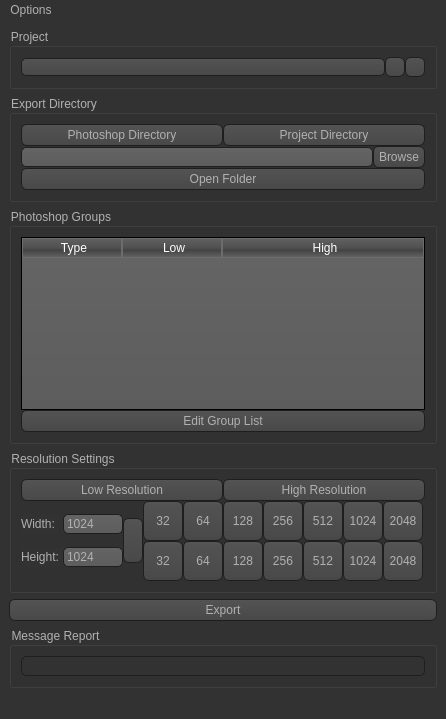
<?xml version="1.0" encoding="UTF-8"?>
<ui version="4.0">
 <class>psge_window</class>
 <widget class="QMainWindow" name="psge_window">
  <property name="geometry">
   <rect>
    <x>0</x>
    <y>0</y>
    <width>446</width>
    <height>719</height>
   </rect>
  </property>
  <property name="windowTitle">
   <string/>
  </property>
  <property name="styleSheet">
   <string notr="true">QToolTip
{
     border: 1px solid black;
     background-color: #ffa02f;
     padding: 1px;
     border-radius: 3px;
     opacity: 100;
}

QWidget
{
    color: #b1b1b1;
    background-color: #323232;
}

QWidget:item:hover
{
    background-color: QLinearGradient( x1: 0, y1: 0, x2: 0, y2: 1, stop: 0 #ffa02f, stop: 1 #ca0619);
    color: #000000;
}

QWidget:item:selected
{
    background-color: QLinearGradient( x1: 0, y1: 0, x2: 0, y2: 1, stop: 0 #ffa02f, stop: 1 #d7801a);
}

QMenuBar::item
{
    background: transparent;
}

QMenuBar::item:selected
{
    background: transparent;
    border: 1px solid #ffaa00;
}

QMenuBar::item:pressed
{
    background: #444;
    border: 1px solid #000;
    background-color: QLinearGradient(
        x1:0, y1:0,
        x2:0, y2:1,
        stop:1 #212121,
        stop:0.4 #343434/*,
        stop:0.2 #343434,
        stop:0.1 #ffaa00*/
    );
    margin-bottom:-1px;
    padding-bottom:1px;
}

QMenu
{
    border: 1px solid #000;
}

QMenu::item
{
    padding: 2px 20px 2px 20px;
}

QMenu::item:selected
{
    color: #000000;
}

QWidget:disabled
{
    color: #404040;
    background-color: #323232;
}

QAbstractItemView
{
    background-color: QLinearGradient( x1: 0, y1: 0, x2: 0, y2: 1, stop: 0 #4d4d4d, stop: 0.1 #646464, stop: 1 #5d5d5d);
}

QWidget:focus
{
    /*border: 2px solid QLinearGradient( x1: 0, y1: 0, x2: 0, y2: 1, stop: 0 #ffa02f, stop: 1 #d7801a);*/
}

QLineEdit
{
    background-color: QLinearGradient( x1: 0, y1: 0, x2: 0, y2: 1, stop: 0 #4d4d4d, stop: 0 #646464, stop: 1 #5d5d5d);
    padding: 1px;
    border-style: solid;
    border: 1px solid #1e1e1e;
    border-radius: 5;
}

QPushButton
{
    color: #b1b1b1;
    background-color: QLinearGradient( x1: 0, y1: 0, x2: 0, y2: 1, stop: 0 #565656, stop: 0.1 #525252, stop: 0.5 #4e4e4e, stop: 0.9 #4a4a4a, stop: 1 #464646);
    border-width: 1px;
    border-color: #1e1e1e;
    border-style: solid;
    border-radius: 6;
    padding: 3px;
    font-size: 12px;
    padding-left: 5px;
    padding-right: 5px;
}

QPushButton:pressed
{
    background-color: QLinearGradient( x1: 0, y1: 0, x2: 0, y2: 1, stop: 0 #2d2d2d, stop: 0.1 #2b2b2b, stop: 0.5 #292929, stop: 0.9 #282828, stop: 1 #252525);
}

QComboBox
{
    selection-background-color: #ffaa00;
    background-color: QLinearGradient( x1: 0, y1: 0, x2: 0, y2: 1, stop: 0 #565656, stop: 0.1 #525252, stop: 0.5 #4e4e4e, stop: 0.9 #4a4a4a, stop: 1 #464646);
    border-style: solid;
    border: 1px solid #1e1e1e;
    border-radius: 5;
}

QComboBox:hover,QPushButton:hover
{
    border: 2px solid QLinearGradient( x1: 0, y1: 0, x2: 0, y2: 1, stop: 0 #ffa02f, stop: 1 #d7801a);
}


QComboBox:on
{
    padding-top: 3px;
    padding-left: 4px;
    background-color: QLinearGradient( x1: 0, y1: 0, x2: 0, y2: 1, stop: 0 #2d2d2d, stop: 0.1 #2b2b2b, stop: 0.5 #292929, stop: 0.9 #282828, stop: 1 #252525);
    selection-background-color: #ffaa00;
}

QComboBox QAbstractItemView
{
    border: 2px solid darkgray;
    selection-background-color: QLinearGradient( x1: 0, y1: 0, x2: 0, y2: 1, stop: 0 #ffa02f, stop: 1 #d7801a);
}

QComboBox::drop-down
{
     subcontrol-origin: padding;
     subcontrol-position: top right;
     width: 15px;

     border-left-width: 0px;
     border-left-color: darkgray;
     border-left-style: solid; /* just a single line */
     border-top-right-radius: 3px; /* same radius as the QComboBox */
     border-bottom-right-radius: 3px;
 }

QComboBox::down-arrow
{
     image: url(:/down_arrow.png);
}

QGroupBox:focus
{
border: 2px solid QLinearGradient( x1: 0, y1: 0, x2: 0, y2: 1, stop: 0 #ffa02f, stop: 1 #d7801a);
}

QTextEdit:focus
{
    border: 2px solid QLinearGradient( x1: 0, y1: 0, x2: 0, y2: 1, stop: 0 #ffa02f, stop: 1 #d7801a);
}

QScrollBar:horizontal {
     border: 1px solid #222222;
     background: QLinearGradient( x1: 0, y1: 0, x2: 0, y2: 1, stop: 0.0 #121212, stop: 0.2 #282828, stop: 1 #484848);
     height: 7px;
     margin: 0px 16px 0 16px;
}

QScrollBar::handle:horizontal
{
      background: QLinearGradient( x1: 0, y1: 0, x2: 1, y2: 0, stop: 0 #ffa02f, stop: 0.5 #d7801a, stop: 1 #ffa02f);
      min-height: 20px;
      border-radius: 2px;
}

QScrollBar::add-line:horizontal {
      border: 1px solid #1b1b19;
      border-radius: 2px;
      background: QLinearGradient( x1: 0, y1: 0, x2: 1, y2: 0, stop: 0 #ffa02f, stop: 1 #d7801a);
      width: 14px;
      subcontrol-position: right;
      subcontrol-origin: margin;
}

QScrollBar::sub-line:horizontal {
      border: 1px solid #1b1b19;
      border-radius: 2px;
      background: QLinearGradient( x1: 0, y1: 0, x2: 1, y2: 0, stop: 0 #ffa02f, stop: 1 #d7801a);
      width: 14px;
     subcontrol-position: left;
     subcontrol-origin: margin;
}

QScrollBar::right-arrow:horizontal, QScrollBar::left-arrow:horizontal
{
      border: 1px solid black;
      width: 1px;
      height: 1px;
      background: white;
}

QScrollBar::add-page:horizontal, QScrollBar::sub-page:horizontal
{
      background: none;
}

QScrollBar:vertical
{
      background: QLinearGradient( x1: 0, y1: 0, x2: 1, y2: 0, stop: 0.0 #121212, stop: 0.2 #282828, stop: 1 #484848);
      width: 7px;
      margin: 16px 0 16px 0;
      border: 1px solid #222222;
}

QScrollBar::handle:vertical
{
      background: QLinearGradient( x1: 0, y1: 0, x2: 0, y2: 1, stop: 0 #ffa02f, stop: 0.5 #d7801a, stop: 1 #ffa02f);
      min-height: 20px;
      border-radius: 2px;
}

QScrollBar::add-line:vertical
{
      border: 1px solid #1b1b19;
      border-radius: 2px;
      background: QLinearGradient( x1: 0, y1: 0, x2: 0, y2: 1, stop: 0 #ffa02f, stop: 1 #d7801a);
      height: 14px;
      subcontrol-position: bottom;
      subcontrol-origin: margin;
}

QScrollBar::sub-line:vertical
{
      border: 1px solid #1b1b19;
      border-radius: 2px;
      background: QLinearGradient( x1: 0, y1: 0, x2: 0, y2: 1, stop: 0 #d7801a, stop: 1 #ffa02f);
      height: 14px;
      subcontrol-position: top;
      subcontrol-origin: margin;
}

QScrollBar::up-arrow:vertical, QScrollBar::down-arrow:vertical
{
      border: 1px solid black;
      width: 1px;
      height: 1px;
      background: white;
}


QScrollBar::add-page:vertical, QScrollBar::sub-page:vertical
{
      background: none;
}

QTextEdit
{
    background-color: #242424;
}

QPlainTextEdit
{
    background-color: #242424;
}

QHeaderView::section
{
    background-color: QLinearGradient(x1:0, y1:0, x2:0, y2:1, stop:0 #616161, stop: 0.5 #505050, stop: 0.6 #434343, stop:1 #656565);
    color: white;
    padding-left: 4px;
    border: 1px solid #6c6c6c;
}

QCheckBox:disabled
{
color: #414141;
}

QDockWidget::title
{
    text-align: center;
    spacing: 3px; /* spacing between items in the tool bar */
    background-color: QLinearGradient(x1:0, y1:0, x2:0, y2:1, stop:0 #323232, stop: 0.5 #242424, stop:1 #323232);
}

QDockWidget::close-button, QDockWidget::float-button
{
    text-align: center;
    spacing: 1px; /* spacing between items in the tool bar */
    background-color: QLinearGradient(x1:0, y1:0, x2:0, y2:1, stop:0 #323232, stop: 0.5 #242424, stop:1 #323232);
}

QDockWidget::close-button:hover, QDockWidget::float-button:hover
{
    background: #242424;
}

QDockWidget::close-button:pressed, QDockWidget::float-button:pressed
{
    padding: 1px -1px -1px 1px;
}

QMainWindow::separator
{
    background-color: QLinearGradient(x1:0, y1:0, x2:0, y2:1, stop:0 #161616, stop: 0.5 #151515, stop: 0.6 #212121, stop:1 #343434);
    color: white;
    padding-left: 4px;
    border: 1px solid #4c4c4c;
    spacing: 3px; /* spacing between items in the tool bar */
}

QMainWindow::separator:hover
{

    background-color: QLinearGradient(x1:0, y1:0, x2:0, y2:1, stop:0 #d7801a, stop:0.5 #b56c17 stop:1 #ffa02f);
    color: white;
    padding-left: 4px;
    border: 1px solid #6c6c6c;
    spacing: 3px; /* spacing between items in the tool bar */
}

QToolBar::handle
{
     spacing: 3px; /* spacing between items in the tool bar */
     background: url(:/images/handle.png);
}

QMenu::separator
{
    height: 2px;
    background-color: QLinearGradient(x1:0, y1:0, x2:0, y2:1, stop:0 #161616, stop: 0.5 #151515, stop: 0.6 #212121, stop:1 #343434);
    color: white;
    padding-left: 4px;
    margin-left: 10px;
    margin-right: 5px;
}

QProgressBar
{
    border: 2px solid grey;
    border-radius: 5px;
    text-align: center;
}

QProgressBar::chunk
{
    background-color: #d7801a;
    width: 2.15px;
    margin: 0.5px;
}

QTabBar::tab {
    color: #b1b1b1;
    border: 1px solid #444;
    border-bottom-style: none;
    background-color: #323232;
    padding-left: 10px;
    padding-right: 10px;
    padding-top: 3px;
    padding-bottom: 2px;
    margin-right: -1px;
}

QTabWidget::pane {
    border: 1px solid #444;
    top: 1px;
}

QTabBar::tab:last
{
    margin-right: 0; /* the last selected tab has nothing to overlap with on the right */
    border-top-right-radius: 3px;
}

QTabBar::tab:first:!selected
{
 margin-left: 0px; /* the last selected tab has nothing to overlap with on the right */


    border-top-left-radius: 3px;
}

QTabBar::tab:!selected
{
    color: #b1b1b1;
    border-bottom-style: solid;
    margin-top: 3px;
    background-color: QLinearGradient(x1:0, y1:0, x2:0, y2:1, stop:1 #212121, stop:.4 #343434);
}

QTabBar::tab:selected
{
    border-top-left-radius: 3px;
    border-top-right-radius: 3px;
    margin-bottom: 0px;
}

QTabBar::tab:!selected:hover
{
    /*border-top: 2px solid #ffaa00;
    padding-bottom: 3px;*/
    border-top-left-radius: 3px;
    border-top-right-radius: 3px;
    background-color: QLinearGradient(x1:0, y1:0, x2:0, y2:1, stop:1 #212121, stop:0.4 #343434, stop:0.2 #343434, stop:0.1 #ffaa00);
}

QRadioButton::indicator:checked, QRadioButton::indicator:unchecked{
    color: #b1b1b1;
    background-color: #323232;
    border: 1px solid #b1b1b1;
    border-radius: 6px;
}

QRadioButton::indicator:checked
{
    background-color: qradialgradient(
        cx: 0.5, cy: 0.5,
        fx: 0.5, fy: 0.5,
        radius: 1.0,
        stop: 0.25 #ffaa00,
        stop: 0.3 #323232
    );
}

QCheckBox::indicator{
    color: #b1b1b1;
    background-color: #323232;
    border: 1px solid #b1b1b1;
    width: 9px;
    height: 9px;
}

QRadioButton::indicator
{
    border-radius: 6px;
}

QRadioButton::indicator:hover, QCheckBox::indicator:hover
{
    border: 1px solid #ffaa00;
}

QCheckBox::indicator:checked
{
    image:url(:/images/checkbox.png);
}

QCheckBox::indicator:disabled, QRadioButton::indicator:disabled
{
    border: 1px solid #444;
}</string>
  </property>
  <widget class="QWidget" name="centralwidget">
   <layout class="QVBoxLayout" name="verticalLayout_3">
    <item>
     <widget class="QGroupBox" name="groupBox_5">
      <property name="title">
       <string>Project</string>
      </property>
      <layout class="QHBoxLayout" name="horizontalLayout_7">
       <property name="spacing">
        <number>0</number>
       </property>
       <item>
        <widget class="QComboBox" name="project_combo"/>
       </item>
       <item>
        <widget class="QPushButton" name="projectAdd_button">
         <property name="sizePolicy">
          <sizepolicy hsizetype="Fixed" vsizetype="Fixed">
           <horstretch>0</horstretch>
           <verstretch>0</verstretch>
          </sizepolicy>
         </property>
         <property name="maximumSize">
          <size>
           <width>20</width>
           <height>20</height>
          </size>
         </property>
         <property name="text">
          <string/>
         </property>
         <property name="icon">
          <iconset>
           <normaloff>:/all_icons/add_color.png</normaloff>:/all_icons/add_color.png</iconset>
         </property>
         <property name="iconSize">
          <size>
           <width>20</width>
           <height>16</height>
          </size>
         </property>
         <property name="flat">
          <bool>true</bool>
         </property>
        </widget>
       </item>
       <item>
        <widget class="QPushButton" name="projectRemove_button">
         <property name="sizePolicy">
          <sizepolicy hsizetype="Fixed" vsizetype="Fixed">
           <horstretch>0</horstretch>
           <verstretch>0</verstretch>
          </sizepolicy>
         </property>
         <property name="maximumSize">
          <size>
           <width>20</width>
           <height>20</height>
          </size>
         </property>
         <property name="text">
          <string/>
         </property>
         <property name="icon">
          <iconset>
           <normaloff>:/all_icons/remove_color.png</normaloff>:/all_icons/remove_color.png</iconset>
         </property>
         <property name="flat">
          <bool>true</bool>
         </property>
        </widget>
       </item>
      </layout>
     </widget>
    </item>
    <item>
     <layout class="QVBoxLayout" name="verticalLayout_2">
      <item>
       <widget class="QGroupBox" name="groupBox_2">
        <property name="title">
         <string>Export Directory</string>
        </property>
        <layout class="QVBoxLayout" name="verticalLayout_5">
         <property name="spacing">
          <number>0</number>
         </property>
         <item>
          <layout class="QHBoxLayout" name="horizontalLayout_6">
           <property name="spacing">
            <number>0</number>
           </property>
           <item>
            <widget class="QPushButton" name="photoshopDir_button">
             <property name="sizePolicy">
              <sizepolicy hsizetype="Minimum" vsizetype="Minimum">
               <horstretch>0</horstretch>
               <verstretch>0</verstretch>
              </sizepolicy>
             </property>
             <property name="text">
              <string>Photoshop Directory</string>
             </property>
            </widget>
           </item>
           <item>
            <widget class="QPushButton" name="projectDir_button">
             <property name="sizePolicy">
              <sizepolicy hsizetype="Minimum" vsizetype="Minimum">
               <horstretch>0</horstretch>
               <verstretch>0</verstretch>
              </sizepolicy>
             </property>
             <property name="text">
              <string>Project Directory</string>
             </property>
            </widget>
           </item>
          </layout>
         </item>
         <item>
          <layout class="QHBoxLayout" name="horizontalLayout_2">
           <property name="spacing">
            <number>0</number>
           </property>
           <item>
            <widget class="QLineEdit" name="dir_line">
             <property name="text">
              <string/>
             </property>
            </widget>
           </item>
           <item>
            <widget class="QPushButton" name="browseDir_button">
             <property name="sizePolicy">
              <sizepolicy hsizetype="Fixed" vsizetype="Fixed">
               <horstretch>0</horstretch>
               <verstretch>0</verstretch>
              </sizepolicy>
             </property>
             <property name="text">
              <string>Browse</string>
             </property>
            </widget>
           </item>
          </layout>
         </item>
         <item>
          <widget class="QPushButton" name="openFolder_button">
           <property name="sizePolicy">
            <sizepolicy hsizetype="Minimum" vsizetype="Fixed">
             <horstretch>0</horstretch>
             <verstretch>0</verstretch>
            </sizepolicy>
           </property>
           <property name="text">
            <string>Open Folder</string>
           </property>
          </widget>
         </item>
        </layout>
       </widget>
      </item>
      <item>
       <widget class="QGroupBox" name="groupBox_4">
        <property name="styleSheet">
         <string notr="true"/>
        </property>
        <property name="title">
         <string>Photoshop Groups</string>
        </property>
        <layout class="QVBoxLayout" name="verticalLayout_7">
         <property name="spacing">
          <number>0</number>
         </property>
         <item>
          <widget class="QTableWidget" name="group_table">
           <property name="editTriggers">
            <set>QAbstractItemView::AnyKeyPressed|QAbstractItemView::EditKeyPressed</set>
           </property>
           <property name="selectionBehavior">
            <enum>QAbstractItemView::SelectRows</enum>
           </property>
           <attribute name="horizontalHeaderStretchLastSection">
            <bool>true</bool>
           </attribute>
           <column>
            <property name="text">
             <string>Type</string>
            </property>
           </column>
           <column>
            <property name="text">
             <string>Low</string>
            </property>
           </column>
           <column>
            <property name="text">
             <string>High</string>
            </property>
           </column>
          </widget>
         </item>
         <item>
          <widget class="QPushButton" name="groupList_button">
           <property name="text">
            <string>Edit Group List</string>
           </property>
          </widget>
         </item>
        </layout>
       </widget>
      </item>
      <item>
       <widget class="QGroupBox" name="groupBox">
        <property name="sizePolicy">
         <sizepolicy hsizetype="Preferred" vsizetype="Preferred">
          <horstretch>0</horstretch>
          <verstretch>0</verstretch>
         </sizepolicy>
        </property>
        <property name="title">
         <string>Resolution Settings</string>
        </property>
        <layout class="QVBoxLayout" name="verticalLayout">
         <property name="spacing">
          <number>0</number>
         </property>
         <item>
          <layout class="QHBoxLayout" name="horizontalLayout">
           <property name="spacing">
            <number>0</number>
           </property>
           <item>
            <widget class="QPushButton" name="lowRes_button">
             <property name="text">
              <string>Low Resolution</string>
             </property>
            </widget>
           </item>
           <item>
            <widget class="QPushButton" name="highRes_button">
             <property name="text">
              <string>High Resolution</string>
             </property>
            </widget>
           </item>
          </layout>
         </item>
         <item>
          <layout class="QHBoxLayout" name="horizontalLayout_5">
           <property name="spacing">
            <number>0</number>
           </property>
           <item>
            <layout class="QHBoxLayout" name="horizontalLayout_3">
             <property name="spacing">
              <number>0</number>
             </property>
             <item>
              <layout class="QGridLayout" name="gridLayout_2">
               <property name="spacing">
                <number>0</number>
               </property>
               <item row="0" column="1">
                <widget class="QLineEdit" name="width_line">
                 <property name="sizePolicy">
                  <sizepolicy hsizetype="Fixed" vsizetype="Fixed">
                   <horstretch>0</horstretch>
                   <verstretch>0</verstretch>
                  </sizepolicy>
                 </property>
                 <property name="minimumSize">
                  <size>
                   <width>0</width>
                   <height>0</height>
                  </size>
                 </property>
                 <property name="maximumSize">
                  <size>
                   <width>60</width>
                   <height>16777215</height>
                  </size>
                 </property>
                 <property name="text">
                  <string>1024</string>
                 </property>
                </widget>
               </item>
               <item row="1" column="1">
                <widget class="QLineEdit" name="height_line">
                 <property name="sizePolicy">
                  <sizepolicy hsizetype="Fixed" vsizetype="Fixed">
                   <horstretch>0</horstretch>
                   <verstretch>0</verstretch>
                  </sizepolicy>
                 </property>
                 <property name="maximumSize">
                  <size>
                   <width>60</width>
                   <height>16777215</height>
                  </size>
                 </property>
                 <property name="text">
                  <string>1024</string>
                 </property>
                </widget>
               </item>
               <item row="1" column="0">
                <widget class="QLabel" name="label_4">
                 <property name="sizePolicy">
                  <sizepolicy hsizetype="Fixed" vsizetype="Preferred">
                   <horstretch>0</horstretch>
                   <verstretch>0</verstretch>
                  </sizepolicy>
                 </property>
                 <property name="text">
                  <string>Height: </string>
                 </property>
                </widget>
               </item>
               <item row="0" column="0">
                <widget class="QLabel" name="label_3">
                 <property name="sizePolicy">
                  <sizepolicy hsizetype="Fixed" vsizetype="Preferred">
                   <horstretch>0</horstretch>
                   <verstretch>0</verstretch>
                  </sizepolicy>
                 </property>
                 <property name="text">
                  <string>Width: </string>
                 </property>
                </widget>
               </item>
              </layout>
             </item>
             <item>
              <widget class="QPushButton" name="flip_button">
               <property name="sizePolicy">
                <sizepolicy hsizetype="Fixed" vsizetype="Fixed">
                 <horstretch>0</horstretch>
                 <verstretch>0</verstretch>
                </sizepolicy>
               </property>
               <property name="minimumSize">
                <size>
                 <width>20</width>
                 <height>45</height>
                </size>
               </property>
               <property name="maximumSize">
                <size>
                 <width>20</width>
                 <height>16777215</height>
                </size>
               </property>
               <property name="text">
                <string/>
               </property>
               <property name="icon">
                <iconset>
                 <normaloff>:/all_icons/flip.png</normaloff>:/all_icons/flip.png</iconset>
               </property>
               <property name="iconSize">
                <size>
                 <width>25</width>
                 <height>25</height>
                </size>
               </property>
               <property name="flat">
                <bool>true</bool>
               </property>
              </widget>
             </item>
            </layout>
           </item>
           <item>
            <layout class="QGridLayout" name="gridLayout">
             <property name="spacing">
              <number>0</number>
             </property>
             <item row="0" column="2">
              <widget class="QPushButton" name="w128_button">
               <property name="sizePolicy">
                <sizepolicy hsizetype="Fixed" vsizetype="Fixed">
                 <horstretch>0</horstretch>
                 <verstretch>0</verstretch>
                </sizepolicy>
               </property>
               <property name="minimumSize">
                <size>
                 <width>40</width>
                 <height>40</height>
                </size>
               </property>
               <property name="maximumSize">
                <size>
                 <width>40</width>
                 <height>40</height>
                </size>
               </property>
               <property name="text">
                <string>128</string>
               </property>
              </widget>
             </item>
             <item row="0" column="3">
              <widget class="QPushButton" name="w256_button">
               <property name="sizePolicy">
                <sizepolicy hsizetype="Fixed" vsizetype="Fixed">
                 <horstretch>0</horstretch>
                 <verstretch>0</verstretch>
                </sizepolicy>
               </property>
               <property name="minimumSize">
                <size>
                 <width>40</width>
                 <height>40</height>
                </size>
               </property>
               <property name="maximumSize">
                <size>
                 <width>40</width>
                 <height>40</height>
                </size>
               </property>
               <property name="text">
                <string>256</string>
               </property>
              </widget>
             </item>
             <item row="0" column="4">
              <widget class="QPushButton" name="w512_button">
               <property name="sizePolicy">
                <sizepolicy hsizetype="Fixed" vsizetype="Fixed">
                 <horstretch>0</horstretch>
                 <verstretch>0</verstretch>
                </sizepolicy>
               </property>
               <property name="minimumSize">
                <size>
                 <width>40</width>
                 <height>40</height>
                </size>
               </property>
               <property name="maximumSize">
                <size>
                 <width>40</width>
                 <height>40</height>
                </size>
               </property>
               <property name="text">
                <string>512</string>
               </property>
              </widget>
             </item>
             <item row="0" column="5">
              <widget class="QPushButton" name="w1024_button">
               <property name="sizePolicy">
                <sizepolicy hsizetype="Fixed" vsizetype="Fixed">
                 <horstretch>0</horstretch>
                 <verstretch>0</verstretch>
                </sizepolicy>
               </property>
               <property name="minimumSize">
                <size>
                 <width>40</width>
                 <height>40</height>
                </size>
               </property>
               <property name="maximumSize">
                <size>
                 <width>40</width>
                 <height>40</height>
                </size>
               </property>
               <property name="text">
                <string>1024</string>
               </property>
              </widget>
             </item>
             <item row="0" column="6">
              <widget class="QPushButton" name="w2048_button">
               <property name="sizePolicy">
                <sizepolicy hsizetype="Fixed" vsizetype="Fixed">
                 <horstretch>0</horstretch>
                 <verstretch>0</verstretch>
                </sizepolicy>
               </property>
               <property name="minimumSize">
                <size>
                 <width>40</width>
                 <height>40</height>
                </size>
               </property>
               <property name="maximumSize">
                <size>
                 <width>40</width>
                 <height>40</height>
                </size>
               </property>
               <property name="text">
                <string>2048</string>
               </property>
              </widget>
             </item>
             <item row="1" column="2">
              <widget class="QPushButton" name="h128_button">
               <property name="sizePolicy">
                <sizepolicy hsizetype="Fixed" vsizetype="Fixed">
                 <horstretch>0</horstretch>
                 <verstretch>0</verstretch>
                </sizepolicy>
               </property>
               <property name="minimumSize">
                <size>
                 <width>40</width>
                 <height>40</height>
                </size>
               </property>
               <property name="maximumSize">
                <size>
                 <width>40</width>
                 <height>40</height>
                </size>
               </property>
               <property name="text">
                <string>128</string>
               </property>
              </widget>
             </item>
             <item row="1" column="3">
              <widget class="QPushButton" name="h256_button">
               <property name="sizePolicy">
                <sizepolicy hsizetype="Fixed" vsizetype="Fixed">
                 <horstretch>0</horstretch>
                 <verstretch>0</verstretch>
                </sizepolicy>
               </property>
               <property name="minimumSize">
                <size>
                 <width>40</width>
                 <height>40</height>
                </size>
               </property>
               <property name="maximumSize">
                <size>
                 <width>40</width>
                 <height>40</height>
                </size>
               </property>
               <property name="text">
                <string>256</string>
               </property>
              </widget>
             </item>
             <item row="1" column="4">
              <widget class="QPushButton" name="h512_button">
               <property name="sizePolicy">
                <sizepolicy hsizetype="Fixed" vsizetype="Fixed">
                 <horstretch>0</horstretch>
                 <verstretch>0</verstretch>
                </sizepolicy>
               </property>
               <property name="minimumSize">
                <size>
                 <width>40</width>
                 <height>40</height>
                </size>
               </property>
               <property name="maximumSize">
                <size>
                 <width>40</width>
                 <height>40</height>
                </size>
               </property>
               <property name="text">
                <string>512</string>
               </property>
              </widget>
             </item>
             <item row="1" column="5">
              <widget class="QPushButton" name="h1024_button">
               <property name="sizePolicy">
                <sizepolicy hsizetype="Fixed" vsizetype="Fixed">
                 <horstretch>0</horstretch>
                 <verstretch>0</verstretch>
                </sizepolicy>
               </property>
               <property name="minimumSize">
                <size>
                 <width>40</width>
                 <height>40</height>
                </size>
               </property>
               <property name="maximumSize">
                <size>
                 <width>40</width>
                 <height>40</height>
                </size>
               </property>
               <property name="text">
                <string>1024</string>
               </property>
              </widget>
             </item>
             <item row="1" column="6">
              <widget class="QPushButton" name="h2048_button">
               <property name="sizePolicy">
                <sizepolicy hsizetype="Fixed" vsizetype="Fixed">
                 <horstretch>0</horstretch>
                 <verstretch>0</verstretch>
                </sizepolicy>
               </property>
               <property name="minimumSize">
                <size>
                 <width>40</width>
                 <height>40</height>
                </size>
               </property>
               <property name="maximumSize">
                <size>
                 <width>40</width>
                 <height>40</height>
                </size>
               </property>
               <property name="text">
                <string>2048</string>
               </property>
              </widget>
             </item>
             <item row="0" column="0">
              <widget class="QPushButton" name="w32_button">
               <property name="sizePolicy">
                <sizepolicy hsizetype="Fixed" vsizetype="Fixed">
                 <horstretch>0</horstretch>
                 <verstretch>0</verstretch>
                </sizepolicy>
               </property>
               <property name="minimumSize">
                <size>
                 <width>40</width>
                 <height>40</height>
                </size>
               </property>
               <property name="maximumSize">
                <size>
                 <width>40</width>
                 <height>40</height>
                </size>
               </property>
               <property name="text">
                <string>32</string>
               </property>
              </widget>
             </item>
             <item row="0" column="1">
              <widget class="QPushButton" name="w64_button">
               <property name="sizePolicy">
                <sizepolicy hsizetype="Fixed" vsizetype="Fixed">
                 <horstretch>0</horstretch>
                 <verstretch>0</verstretch>
                </sizepolicy>
               </property>
               <property name="minimumSize">
                <size>
                 <width>40</width>
                 <height>40</height>
                </size>
               </property>
               <property name="maximumSize">
                <size>
                 <width>40</width>
                 <height>40</height>
                </size>
               </property>
               <property name="text">
                <string>64</string>
               </property>
              </widget>
             </item>
             <item row="1" column="1">
              <widget class="QPushButton" name="h64_button">
               <property name="sizePolicy">
                <sizepolicy hsizetype="Fixed" vsizetype="Fixed">
                 <horstretch>0</horstretch>
                 <verstretch>0</verstretch>
                </sizepolicy>
               </property>
               <property name="minimumSize">
                <size>
                 <width>40</width>
                 <height>40</height>
                </size>
               </property>
               <property name="maximumSize">
                <size>
                 <width>40</width>
                 <height>40</height>
                </size>
               </property>
               <property name="text">
                <string>64</string>
               </property>
              </widget>
             </item>
             <item row="1" column="0">
              <widget class="QPushButton" name="h32_button">
               <property name="sizePolicy">
                <sizepolicy hsizetype="Fixed" vsizetype="Fixed">
                 <horstretch>0</horstretch>
                 <verstretch>0</verstretch>
                </sizepolicy>
               </property>
               <property name="minimumSize">
                <size>
                 <width>40</width>
                 <height>40</height>
                </size>
               </property>
               <property name="maximumSize">
                <size>
                 <width>40</width>
                 <height>40</height>
                </size>
               </property>
               <property name="text">
                <string>32</string>
               </property>
              </widget>
             </item>
             <item row="1" column="7">
              <spacer name="horizontalSpacer">
               <property name="orientation">
                <enum>Qt::Horizontal</enum>
               </property>
               <property name="sizeHint" stdset="0">
                <size>
                 <width>40</width>
                 <height>20</height>
                </size>
               </property>
              </spacer>
             </item>
            </layout>
           </item>
          </layout>
         </item>
        </layout>
       </widget>
      </item>
     </layout>
    </item>
    <item>
     <widget class="QPushButton" name="export_button">
      <property name="styleSheet">
       <string notr="true"/>
      </property>
      <property name="text">
       <string>Export</string>
      </property>
     </widget>
    </item>
    <item>
     <widget class="QGroupBox" name="groupBox_3">
      <property name="styleSheet">
       <string notr="true"/>
      </property>
      <property name="title">
       <string>Message Report</string>
      </property>
      <layout class="QVBoxLayout" name="verticalLayout_6">
       <property name="spacing">
        <number>0</number>
       </property>
       <item>
        <widget class="QLineEdit" name="message_line">
         <property name="enabled">
          <bool>true</bool>
         </property>
         <property name="styleSheet">
          <string notr="true">color: rgb(255, 85, 0);
background-color: rgb(50, 50, 50);</string>
         </property>
         <property name="text">
          <string/>
         </property>
         <property name="readOnly">
          <bool>true</bool>
         </property>
        </widget>
       </item>
      </layout>
     </widget>
    </item>
   </layout>
  </widget>
  <widget class="QStatusBar" name="statusbar"/>
  <widget class="QMenuBar" name="main_menu">
   <property name="geometry">
    <rect>
     <x>0</x>
     <y>0</y>
     <width>446</width>
     <height>21</height>
    </rect>
   </property>
   <widget class="QMenu" name="options_menu">
    <property name="title">
     <string>Options</string>
    </property>
    <addaction name="window_stay_on_top_action"/>
   </widget>
   <addaction name="options_menu"/>
  </widget>
  <action name="project_menu1">
   <property name="text">
    <string>Set Project</string>
   </property>
  </action>
  <action name="setProject_action">
   <property name="text">
    <string>Set Project</string>
   </property>
  </action>
  <action name="connectPhotoshop_menu">
   <property name="text">
    <string>Connect Photoshop</string>
   </property>
  </action>
  <action name="connectPhotoshop_action">
   <property name="text">
    <string>Connect Photoshop</string>
   </property>
  </action>
  <action name="exportTypes_action">
   <property name="text">
    <string>Export Types</string>
   </property>
  </action>
  <action name="window_stay_on_top_action">
   <property name="checkable">
    <bool>true</bool>
   </property>
   <property name="text">
    <string>Window Stay On Top</string>
   </property>
  </action>
 </widget>
 <resources/>
 <connections/>
</ui>
